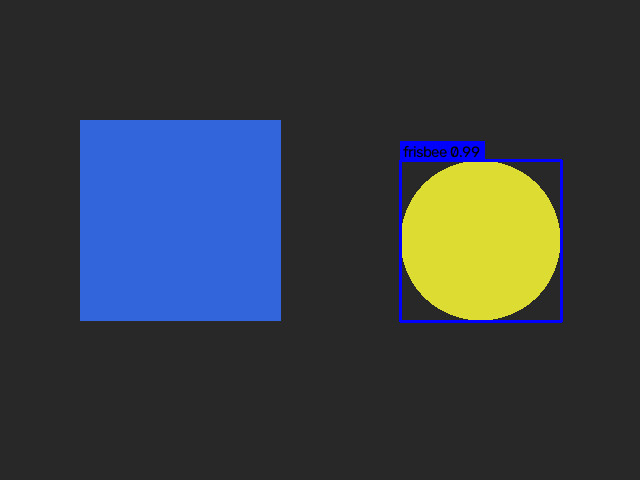
#> input picture experiments/sample_yolo_detection.png, 640 x 480 px
$ python -i computer_vision_pipeline.py   (imports and definitions only)
#> lines starting #> are read from the running program, lines starting #| are printed output that depends on the picture; after the words box and inside, x2 and y2 are one past the last pixel; in counts of white or black regions, pixels touching at a corner belong together
#> further down, picture is the input picture: shape (480, 640, 3); mean B, G, R 66.5, 59.2, 52.6
### content/level-3-deep-learning/chapter-26/code/centroid_tracking.py
"""
Chapter 26 - Computer Vision Applications
Skrip 8: Centroid Object Tracking (Tracking-by-Detection Paradigm)
Mengimplementasikan pelacak objek berbasis centroid:
mengasosiasikan deteksi antarbingkai melalui jarak Euclidean,
mengelola siklus hidup objek (Registrasi ID baru, Pembaruan koordinat, dan Deregistrasi objek hilang).
"""

from typing import Dict, List, Tuple
from collections import OrderedDict
import numpy as np


class CentroidTracker:
    """
    Pelacak objek visual berbasis jarak centroid Euclidean antarbingkai.
    """
    def __init__(self, max_disappeared: int = 5, max_distance: float = 50.0):
        # Menyimpan ID objek -> koordinat centroid (cx, cy)
        self.objects = OrderedDict()
        # Menyimpan ID objek -> jumlah frame berturut-turut objek hilang
        self.disappeared = OrderedDict()
        self.next_object_id = 0
        self.max_disappeared = max_disappeared
        self.max_distance = max_distance

    def register(self, centroid: Tuple[float, float]) -> int:
        """Mendaftarkan objek baru dengan ID unik inkremental."""
        assigned_id = self.next_object_id
        self.objects[assigned_id] = centroid
        self.disappeared[assigned_id] = 0
        self.next_object_id += 1
        return assigned_id

    # [4 lines left out: function deregister, not called in this run]

    def update(self, rects: List[List[float]]) -> Dict[int, Tuple[float, float]]:
        """
        Menerima daftar bounding box [x1, y1, x2, y2] pada frame saat ini
        dan memperbarui asosiasi ID objek.
        """
        # Jika tidak ada deteksi pada frame saat ini
        if len(rects) == 0:
            for obj_id in list(self.disappeared.keys()):
                self.disappeared[obj_id] += 1
                if self.disappeared[obj_id] > self.max_disappeared:
                    self.deregister(obj_id)
            return self.objects

        # Hitung centroid dari setiap kotak masukan
        input_centroids = np.zeros((len(rects), 2), dtype=np.float32)
        for i, (x1, y1, x2, y2) in enumerate(rects):
            input_centroids[i] = ((x1 + x2) / 2.0, (y1 + y2) / 2.0)

        # Jika belum ada objek yang dilacak, daftarkan seluruhnya
        if len(self.objects) == 0:
            for i in range(len(input_centroids)):
                self.register(tuple(input_centroids[i]))
            return self.objects

        # Hitung matriks jarak Euclidean antara objek lama dan deteksi baru
        object_ids = list(self.objects.keys())
        object_centroids = list(self.objects.values())

        # Matriks jarak berdimensi (num_existing_objects, num_input_centroids)
        dists = np.linalg.norm(
            np.array(object_centroids)[:, np.newaxis] - input_centroids[np.newaxis, :], axis=2
        )

        # Pencocokan Greedy berdasarkan jarak terdekat
        rows = dists.min(axis=1).argsort()
        cols = dists.argmin(axis=1)[rows]

        used_rows = set()
        used_cols = set()

        for (row, col) in zip(rows, cols):
            if row in used_rows or col in used_cols:
                continue

            if dists[row, col] > self.max_distance:
                continue

            obj_id = object_ids[row]
            self.objects[obj_id] = tuple(input_centroids[col])
            self.disappeared[obj_id] = 0

            used_rows.add(row)
            used_cols.add(col)

        # Tangani objek yang belum terpasangkan (hilang atau baru)
        unused_rows = set(range(len(object_ids))) - used_rows
        for row in unused_rows:
            obj_id = object_ids[row]
            self.disappeared[obj_id] += 1
            if self.disappeared[obj_id] > self.max_disappeared:
                self.deregister(obj_id)

        unused_cols = set(range(len(input_centroids))) - used_cols
        for col in unused_cols:
            self.register(tuple(input_centroids[col]))

        return self.objects


# [29 lines that do not run on import are left out]

### content/level-3-deep-learning/chapter-26/code/computer_vision_pipeline.py
"""
Chapter 26 - Computer Vision Applications
Skrip 11: Integrated End-to-End Computer Vision Pipeline
Mengintegrasikan seluruh tahapan sistem visi komputer:
Akuisisi citra -> Prapemrosesan deterministik -> Inferensi deteksi objek ->
Pascapemrosesan & Pelacakan Centroid -> Visualisasi diagnostik -> Pemrofilan latensi & throughput.
"""

from typing import Dict, List, Tuple
from pathlib import Path
import time
import numpy as np
import cv2
from centroid_tracking import CentroidTracker


def create_synthetic_test_frame(width: int = 640, height: int = 480) -> np.ndarray:
    """Membuat frame citra sintetis kanvas gelap dengan objek persegi dan lingkaran kontras."""
    img = np.full((height, width, 3), 40, dtype=np.uint8)
    cv2.rectangle(img, (80, 120), (280, 320), (220, 100, 50), -1)
    cv2.circle(img, (480, 240), 80, (50, 220, 220), -1)
    return img


class IntegratedCVPipeline:
    """
    Pipeline Visi Komputer modular yang menggabungkan preprocessing,
    deteksi objek, tracking, dan visualisasi diagnostik.
    """
    def __init__(self, target_size: Tuple[int, int] = (640, 480)):
        self.target_size = target_size
        self.tracker = CentroidTracker(max_disappeared=5, max_distance=60.0)

    def preprocess(self, frame: np.ndarray) -> np.ndarray:
        """Prapemrosesan citra deterministik: resizing dan reduksi noise ringan."""
        resized = cv2.resize(frame, self.target_size)
        denoised = cv2.GaussianBlur(resized, (3, 3), 0.8)
        return denoised

    def detect_objects_cv(self, preprocessed_frame: np.ndarray) -> List[List[float]]:
        """
        Deteksi objek menggunakan segmentasi kontur adaptif (metode deterministik ringan CPU).
        """
        gray = cv2.cvtColor(preprocessed_frame, cv2.COLOR_BGR2GRAY)
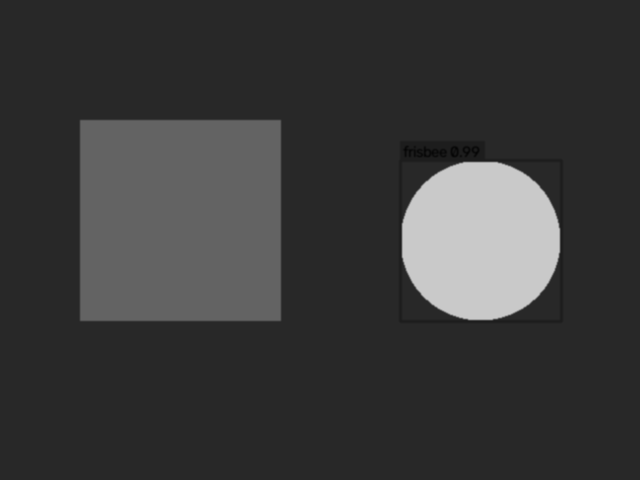
#> gray: shape (480, 640); min 5, max 201, mean 58.1
        _, thresh = cv2.threshold(gray, 70, 255, cv2.THRESH_BINARY)
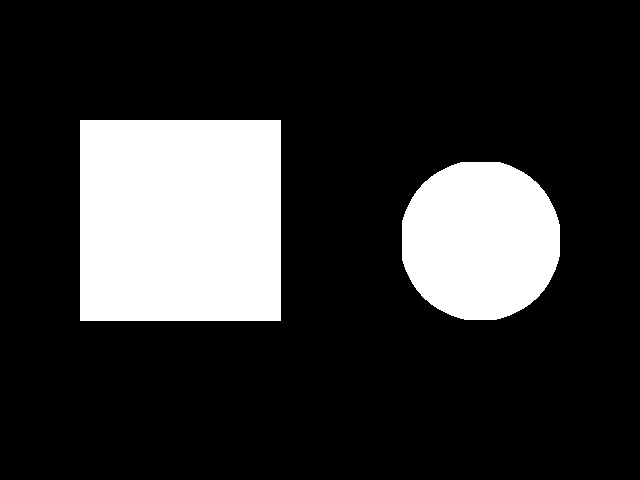
#> thresh: shape (480, 640); 19.7% white; 2 white regions
        contours, _ = cv2.findContours(thresh, cv2.RETR_EXTERNAL, cv2.CHAIN_APPROX_SIMPLE)
#> contours = 2 contours; box (x1, y1, x2, y2) and area: (80, 120, 281, 321) 40000, (402, 162, 560, 320) 20026

        boxes = []
        for cnt in contours:
            area = cv2.contourArea(cnt)
            if area > 400: # Tapis derau kecil
                x, y, w, h = cv2.boundingRect(cnt)
                boxes.append([float(x), float(y), float(x + w), float(y + h)])
#> this loop made 2 passes
#> (cnt, area, x, y, w, h) on pass 2: ([[80, 120], [80, 320], [280, 320], [280, 120]], 40000, 80, 120, 201, 201)
#> (area, x, y, w, h) on pass 1: (20026, 402, 162, 158, 158)
#> after the loop, boxes = [[402, 162, 560, 320], [80, 120, 281, 321]]
        return boxes

    def process_frame(self, raw_frame: np.ndarray) -> Tuple[np.ndarray, dict]:
        """
        Mengeksekusi satu siklus penuh pipeline dan mencatat profil latensi setiap tahapan.
        """
        timings = {}
        t_start = time.perf_counter()

        # 1. Prapemrosesan
        t0 = time.perf_counter()
        prep_frame = self.preprocess(raw_frame)
        timings["preprocess_ms"] = (time.perf_counter() - t0) * 1000.0

        # 2. Deteksi Objek
        t0 = time.perf_counter()
        detected_boxes = self.detect_objects_cv(prep_frame)
#> detected_boxes = [[402, 162, 560, 320], [80, 120, 281, 321]]
        timings["detection_ms"] = (time.perf_counter() - t0) * 1000.0

        # 3. Pelacakan Objek (Tracking)
        t0 = time.perf_counter()
        tracked_objects = self.tracker.update(detected_boxes)
#> in update, `input_centroids = np.zeros((len(rects), 2), dtype=np.float32)`: input_centroids = [[0, 0], [0, 0]]
#> the loop in update, `for i, (x1, y1, x2, y2) in enumerate(rects):` made 2 passes
#> after the loop in update, `for i, (x1, y1, x2, y2) in enumerate(rects):`: input_centroids = [[481, 241], [180.5, 220.5]]
#> the loop in update, `for i in range(len(input_centroids)):` made 2 passes
#> assigned_id in register on passes 1 to 2: 0, 1
#> tracked_objects = {0: (481, 241), 1: (180.5, 220.5)}
        timings["tracking_ms"] = (time.perf_counter() - t0) * 1000.0

        # 4. Visualisasi Hasil
        t0 = time.perf_counter()
        annotated = prep_frame.copy()
        for box in detected_boxes:
            x1, y1, x2, y2 = map(int, box)
            cv2.rectangle(annotated, (x1, y1), (x2, y2), (0, 255, 0), 2)
#> this loop made 2 passes
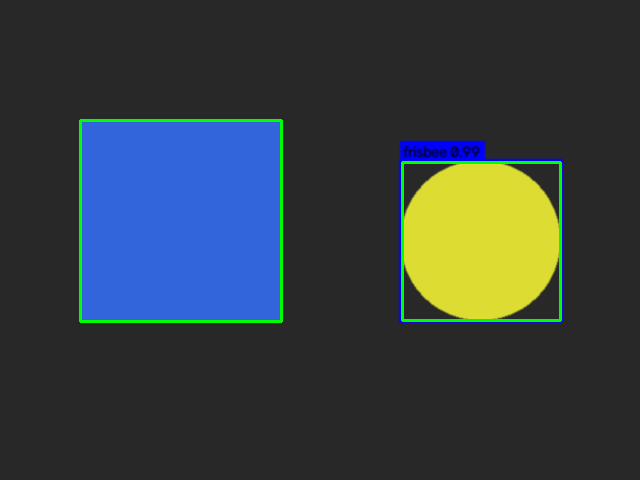
#> annotated: shape (480, 640, 3); mean B, G, R 64.6, 61.9, 52

        for obj_id, (cx, cy) in tracked_objects.items():
            cv2.circle(annotated, (int(cx), int(cy)), 4, (0, 0, 255), -1)
            cv2.putText(annotated, f"ID: {obj_id}", (int(cx) - 15, int(cy) - 10),
                        cv2.FONT_HERSHEY_SIMPLEX, 0.45, (0, 0, 255), 1)
#> this loop made 2 passes
#> (obj_id, cx, cy) on passes 1 to 2: (0, 481, 241), (1, 180.5, 220.5)
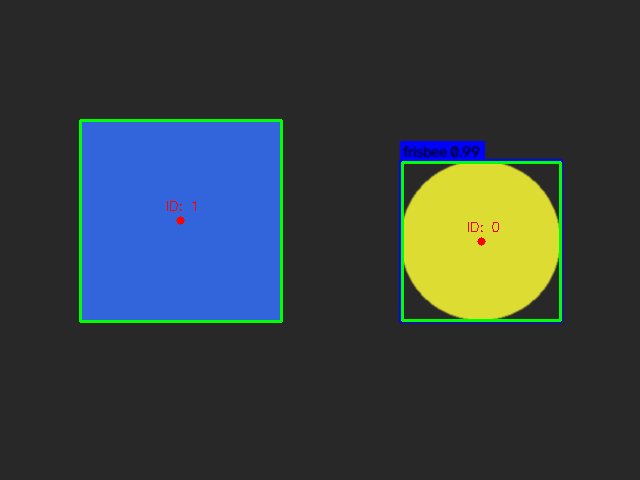
#> annotated: shape (480, 640, 3); 0.07% of pixels changed, all inside (x1, y1, x2, y2) = (167, 201, 499, 246)

        timings["visualization_ms"] = (time.perf_counter() - t0) * 1000.0
        timings["total_pipeline_ms"] = (time.perf_counter() - t_start) * 1000.0

        stats = {
            "num_detected": len(detected_boxes),
            "num_tracked": len(tracked_objects),
            "timings": timings,
            "estimated_fps": 1000.0 / timings["total_pipeline_ms"] if timings["total_pipeline_ms"] > 0 else 0.0
        }

        return annotated, stats


# [30 lines not run here, left out]

>>> import cv2
>>> picture = cv2.imread('../../../../experiments/sample_yolo_detection.png')
>>> result = IntegratedCVPipeline().process_frame(picture)
